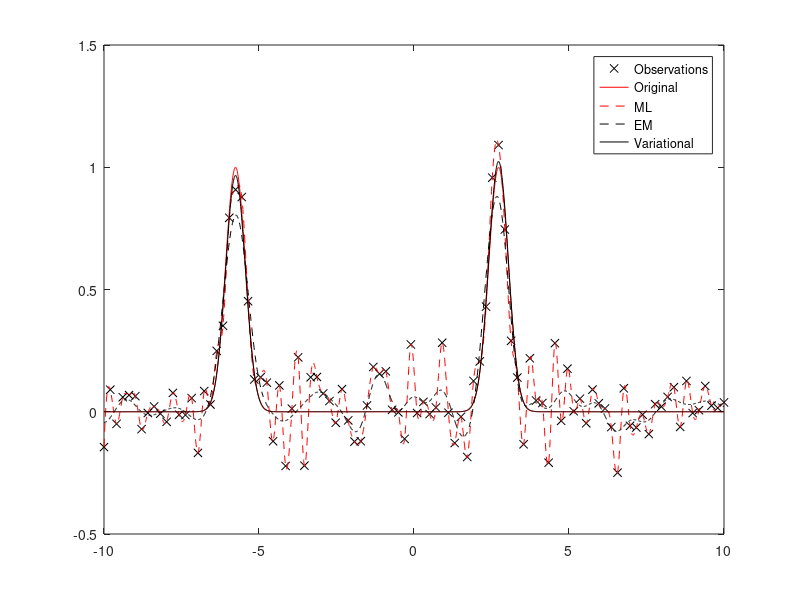

The MATLAB source for this figure:
%-----------------------------------------------------------------
%  Exercise 13.23
%  Variational Bayes Sparse Regression 
%-----------------------------------------------------------------


clc; clear; close all; format long eng; format compact;

rng('default');

% #sampling points
M = 100; 

% SNR value
SNR = 6; 

% positions of the non-zero basis
K = [22; 64]; 

% generate sampling points
x = linspace(-10,10,M).'; 

% basis matrix
Phi = zeros(M);
for i = 1 : M
    Phi(:,i) = exp(- .5 * 10 * (x-x(i)).^2);
end
Phi_cov = Phi.' * Phi;

% original signal
y_0 = Phi(:,K(1)) + Phi(:,K(2)); 

% add noise
s_y = y_0.' * y_0 /M;
s_n = s_y / 10^(SNR/10);
n = sqrt(s_n) * randn(M,1);

% observations
y = y_0 + n; 

% least squares estimation
w_LS = (Phi_cov) \ (Phi.' * y);
y_LS = Phi * w_LS;

% EM algorithm
% initialization
EMiter = 100;
beta = 1e0;
alpha_EM = 1;
Sigma_EM = eye(M);
for i = 1 : EMiter
    Sigma_EM = inv(beta * (Phi_cov) + alpha_EM * eye(M));
    mu_EM = beta * Sigma_EM * Phi.' * y;
    
    alpha_EM = M/(mu_EM.' * mu_EM + trace(Sigma_EM));
    
    beta = M / (norm(y - Phi * mu_EM)^2 + trace(Sigma_EM * Phi_cov));
end
% EM estimates
y_EM = Phi * mu_EM; 


% Variational Bayes algorithm
% initialization
VBiter = 200;
beta = 1e2;
alpha_VB = 3e5 * ones(M,1);
hyp_j = 0;
mu_VB = zeros(M,1);
for i = 1 : VBiter
    Sigma_VB = inv(beta * (Phi_cov) + diag(alpha_VB));   
    mu_VB = beta * Sigma_VB * Phi.' * y;
    
    alpha_VB = (hyp_j + .5)./(hyp_j + .5 * (mu_VB.^2 + diag(Sigma_VB)) );
    
    beta = (hyp_j + .5 * M)/(hyp_j + .5 * (norm(y - Phi * mu_VB)^2 + trace( Sigma_VB * Phi_cov)) );
end
% variational Bayes estimates
y_VB = Phi * mu_VB; 

% plot the results
figure; 
xx = -10:.01:10;
% use spline to smooth curves
y_0p = spline(x,y_0,xx); 
y_LSp = spline(x,y_LS,xx);
y_EMp = spline(x,y_EM,xx);
y_VBp = spline(x,y_VB,xx);
plot(x,y,'xk'); hold on; plot(xx,y_0p,'r',xx,y_LSp,'--r',xx,y_EMp,'--k',xx,y_VBp,'k'); hold off; legend('Observations','Original','ML','EM','Variational');
